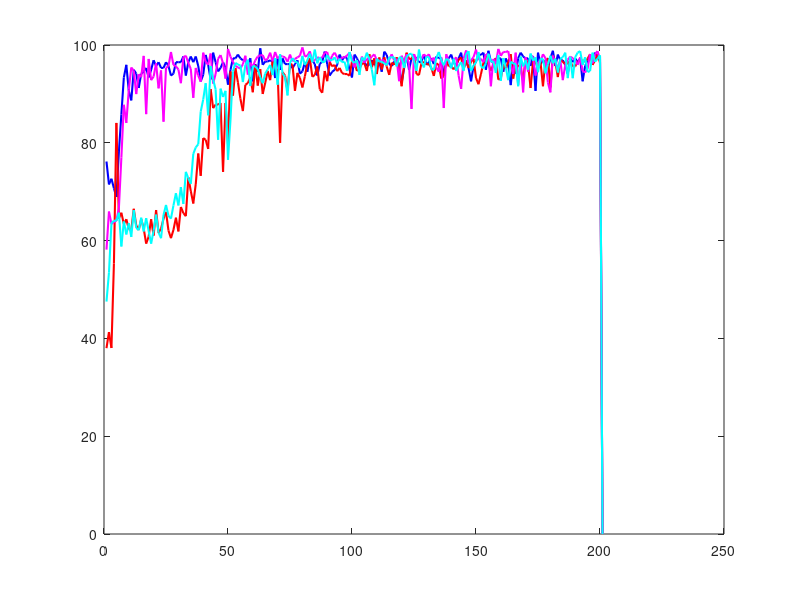

MATLAB code to generate this figure: (Note: this script raises an error after producing the figure.)
clear all

% load data
load('chest_xray_accuracy_non_iid.mat')
% Baseline 1: CL
data_1 = chest_xray_accuracy_non_iid(:,1);
% Baseline 2: FL
data_2 = chest_xray_accuracy_non_iid(:,2);
% Sequential FedSL
data_3 = chest_xray_accuracy_non_iid(:,3);
% Parallel FedSL
data_4 = chest_xray_accuracy_non_iid(:,4);

% plot figure
figure

% draw curves with shadows
curve_1 = plot(data_1,'b-','Linewidth',1.5)
hold on
curve_2 = plot(data_2,'r-','Linewidth',1.5)
curve_3 = plot(data_3,'m-','Linewidth',1.5)
curve_4 = plot(data_4,'c-','Linewidth',1.5)

curve_1.Color(4) = 0.2;
curve_2.Color(4) = 0.2;
curve_3.Color(4) = 0.2;
curve_4.Color(4) = 0.2;

%%%%%%%%%%%%%%%%%%%%%%%%%%%%%

% draw mean curves
data_5 = average_data(data_1);
data_6 = average_data(data_2);
data_7 = average_data(data_3);
data_8 = average_data(data_4);

curve_5 = plot(data_5,'b-o','Linewidth',1.5,'MarkerIndices',[1 10 20 40 60 80 100])
hold on
curve_6 = plot(data_6,'r-v','Linewidth',1.5,'MarkerIndices',[1 10 20 40 60 80 100])
curve_7 = plot(data_7,'m-*','Linewidth',1.5,'MarkerIndices',[1 10 20 40 60 80 100])
curve_8 = plot(data_8,'c-s','Linewidth',1.5,'MarkerIndices',[1 10 20 40 60 80 100])

%%%%%%%%%%%%%%%%%%%%%%%%%%%%%

title('Chest X-Ray: Non-IID','FontWeight','normal')
xlabel('Training rounds')
ylabel('Prediction accuracy (%)')
set(gca,'FontName','Times New Roman','FontSize',14);
legend_1 = legend([curve_5 curve_6 curve_7 curve_8], ...
                  'Baseline 1: CL',...
                  'Baseline 2: FL',...
                  'Sequential FedSL',...
                  'Parallel FedSL',...
                  'Location','best');
set(legend_1,'FontSize',14);
xlim([0 100])
ylim([50 100])


function data_avg = average_data(x)
    K = 100;
    data_avg = zeros(K,1);
    for i = 1:K
        data_avg(i) = mean(x(i:i+3));
    end
end




